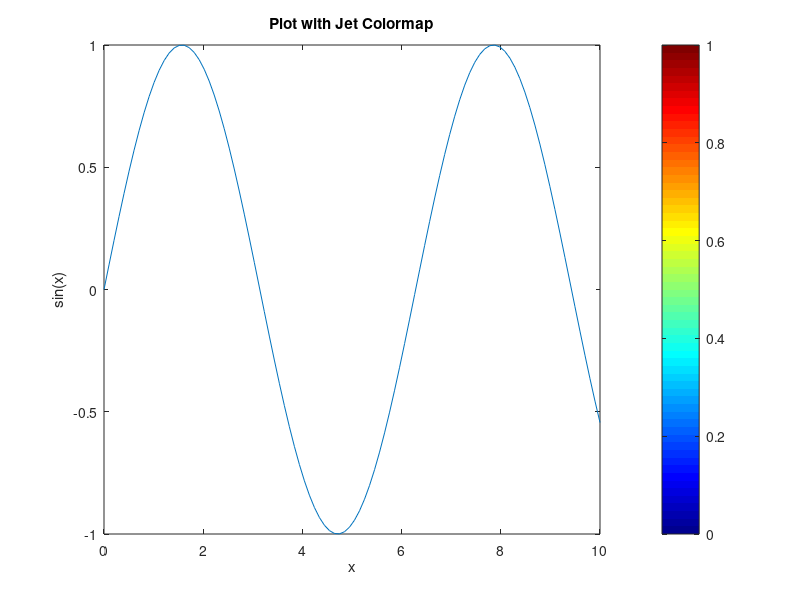
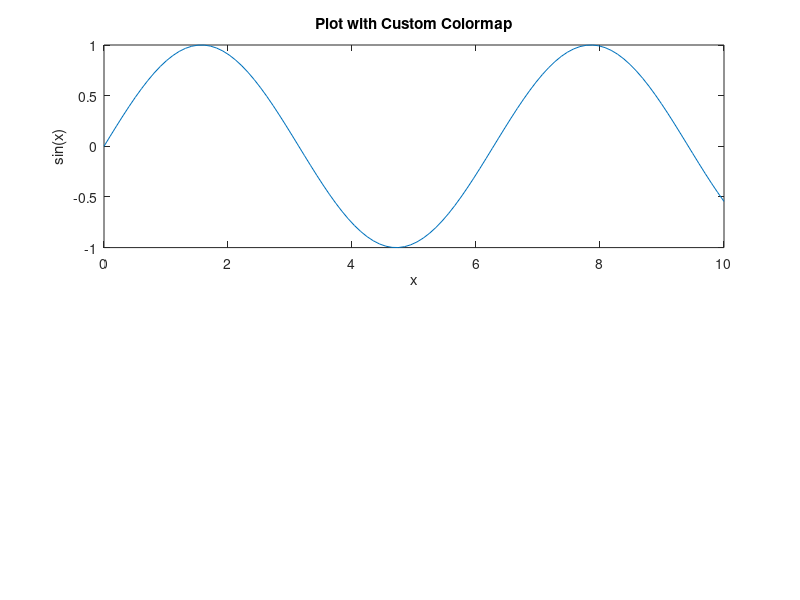

Write MATLAB code to recreate these figures, in order.
% 创建数据
x = linspace(0, 10, 100);
y = sin(x);

% 绘制图形并指定 colormap
figure;
plot(x, y);
colormap('jet');  % 使用 jet colormap

% 添加颜色栏
colorbar;
xlabel('x');
ylabel('sin(x)');
title('Plot with Jet Colormap');

% 自定义 colormap
custom_colormap = [0 0 0; 1 0 0; 1 1 0; 1 1 1];  % 自定义 colormap，格式为 [R G B]，取值范围为 0-1
figure;
colormap(custom_colormap);  % 使用自定义的 colormap

% 绘制一些示例图形
subplot(2, 1, 1);
plot(x, y);
title('Plot with Custom Colormap');
xlabel('x');
ylabel('sin(x)');

% 使用自定义 colormap
